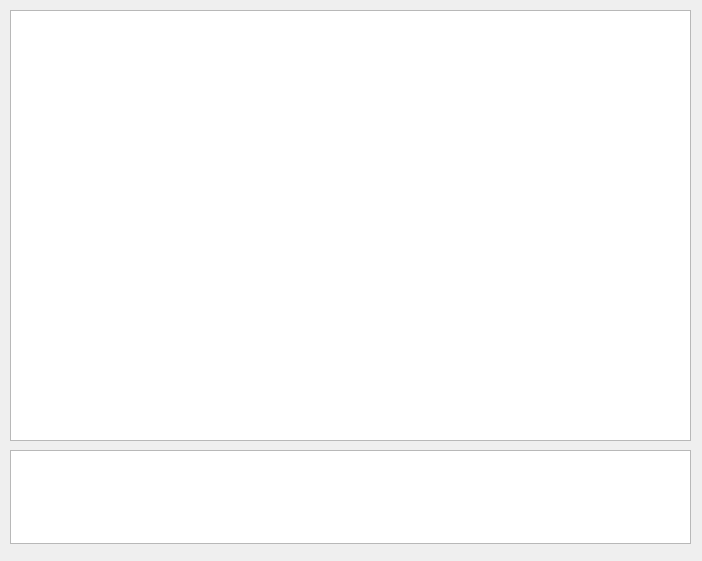
<?xml version="1.0" encoding="UTF-8"?>
<ui version="4.0">
 <class>Form</class>
 <widget class="QWidget" name="Form">
  <property name="geometry">
   <rect>
    <x>0</x>
    <y>0</y>
    <width>702</width>
    <height>561</height>
   </rect>
  </property>
  <property name="windowTitle">
   <string>Form</string>
  </property>
  <widget class="QTextEdit" name="textEdit">
   <property name="geometry">
    <rect>
     <x>10</x>
     <y>10</y>
     <width>681</width>
     <height>431</height>
    </rect>
   </property>
  </widget>
  <widget class="QTextEdit" name="textEdit_2">
   <property name="geometry">
    <rect>
     <x>10</x>
     <y>450</y>
     <width>681</width>
     <height>94</height>
    </rect>
   </property>
  </widget>
 </widget>
 <resources/>
 <connections/>
</ui>
